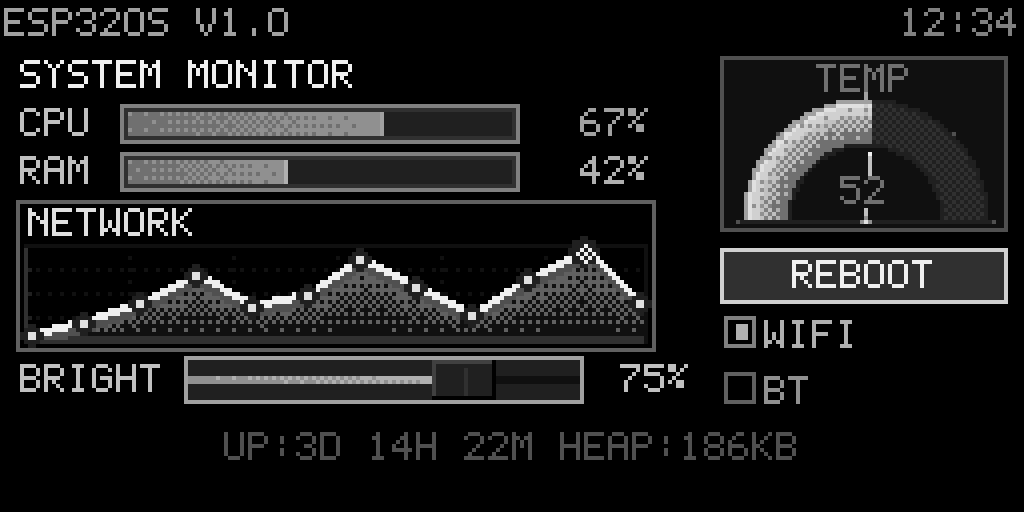

The script that saved this image:
#!/usr/bin/env python3
"""Headless render of demo_scene.json -> demo_screenshot.png"""
import os

os.environ["SDL_VIDEODRIVER"] = "dummy"
os.environ["SDL_AUDIODRIVER"] = "dummy"

import pygame

pygame.init()
pygame.display.set_mode((1, 1))

import sys  # noqa: E402
from pathlib import Path  # noqa: E402

from cyberpunk_designer import drawing  # noqa: E402
from cyberpunk_designer.app import CyberpunkEditorApp  # noqa: E402
from cyberpunk_designer.constants import GRID  # noqa: E402

PROFILE = "esp32os_256x128_gray4"
JSON = Path(sys.argv[1]) if len(sys.argv) > 1 else Path("demo_scene.json")
OUT = Path(sys.argv[2]) if len(sys.argv) > 2 else Path("demo_screenshot.png")
UPSCALE = 4

app = CyberpunkEditorApp(JSON, profile=PROFILE)
app.show_grid = False
app.show_overflow_warnings = False

sc = app.state.current_scene()
W, H = int(sc.width), int(sc.height)

surf = pygame.Surface((W, H))
surf.fill((0, 0, 0))

padding = 1

items = list(enumerate(sc.widgets))
items.sort(key=lambda t: int(getattr(t[1], "z_index", 0) or 0))

for _idx, w in items:
    if not getattr(w, "visible", True):
        continue
    ww = max(GRID, int(getattr(w, "width", GRID) or GRID))
    wh = max(GRID, int(getattr(w, "height", GRID) or GRID))
    wx, wy = int(w.x), int(w.y)
    rect = pygame.Rect(wx, wy, ww, wh)
    drawing.draw_widget_preview(app, surf, w, rect, (0, 0, 0), padding, False)

# 4bpp grayscale quantization
gray = pygame.Surface((W, H))
for y in range(H):
    for x in range(W):
        r, g, b, *_ = surf.get_at((x, y))
        lum = int(0.299 * r + 0.587 * g + 0.114 * b)
        lum = (lum >> 4) << 4
        gray.set_at((x, y), (lum, lum, lum))

big = pygame.transform.scale(gray, (W * UPSCALE, H * UPSCALE))
pygame.image.save(big, str(OUT))
print(f"Saved {OUT} ({big.get_width()}x{big.get_height()})")
